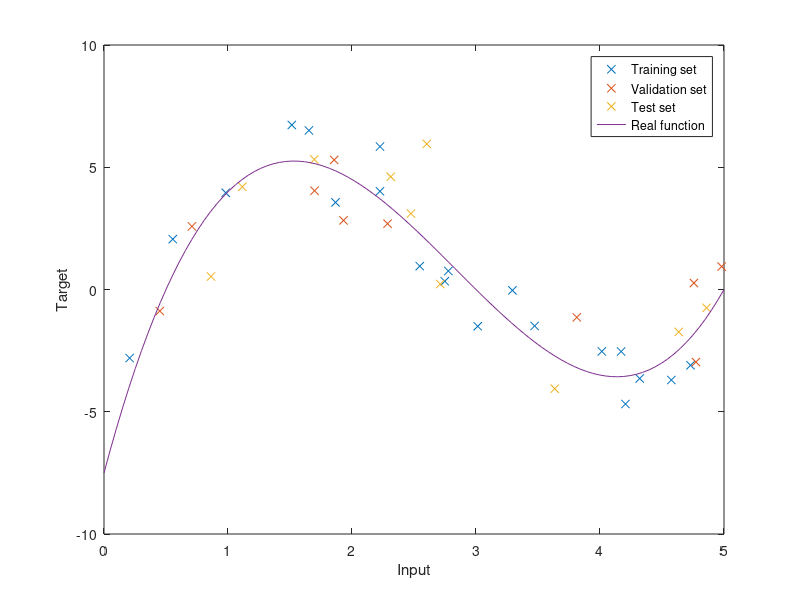

The MATLAB source for this figure: (Note: this script raises an error after producing the figure.)
clear
clc
close all

n_tot = 40;

eps = 1.5;
func = @(x)((0.5 - x) .* (5 - x) .* (x - 3));

x = 5 * rand(n_tot,1);
y = func(x) + eps * randn(n_tot,1);

%shuffling is not needed here
n_trai = 20;
n_vali = 10;
n_test = 10;

x_trai = x(1:n_trai);
y_trai = y(1:n_trai);

x_vali = x(n_trai+1:n_trai+n_vali);
y_vali = y(n_trai+1:n_trai+n_vali);

x_test = x(n_trai+n_vali+1:end);
y_test = y(n_trai+n_vali+1:end);

figure();
plot(x_trai, y_trai, 'x');
hold on;
plot(x_test, y_test, 'x');
plot(x_vali, y_vali, 'x');
plot(linspace(0,5,100), func(linspace(0,5,100)));
ylabel('Target');
xlabel('Input');
legend({'Training set' 'Validation set' 'Test set' 'Real function'});

%% Training
for order = 0:9
    lin_model{order+1} = fitlm(x_trai, y_trai, ['poly' num2str(order)]);
    y_pred = predict(lin_model{order+1}, x_trai);
    MSE(order+1) = mean((y_pred - y_trai).^2);
end

figure();
plot(MSE);
title('Only training');
xlabel('Model parameters');
ylabel('MSE');

%% Test
for order = 0:9
    y_pred = predict(lin_model{order+1}, x_test);
    MSE_test(order+1) = mean((y_pred - y_test).^2);
end

figure();
plot(MSE);
hold on;
plot(MSE_test);
legend({'Training MSE' 'Test MSE'});
title('Training and test error');
xlabel('Model parameters');
ylabel('MSE');

%% Validation
for order = 0:9
    y_pred = predict(lin_model{order+1}, x_vali);
    MSE_vali(order+1) = mean((y_pred - y_vali).^2);
end

figure()
plot(MSE);
hold on;
plot(MSE_test);
plot(MSE_vali);
[y_min, x_min] = min(MSE_vali);
plot(x_min,y_min,'x');
legend({'Training MSE' 'Test MSE' 'Validation MSE'});
xlabel('Model parameters');
ylabel('MSE');

%% Crossvalidation
tic
k_fold = 30;

x_cross = [x_trai; x_vali];
y_cross = [y_trai; y_vali];
n_cross = n_trai + n_vali;

for order = 0:9
    MSE_cross(order+1) = 0;
    % Divide data
    for kk = 1:k_fold
        ind_vali = 1 + round(n_cross * (kk - 1) / k_fold ) : ...
            round(n_cross * kk / k_fold );
        
        x_vali = x_cross(ind_vali);
        y_vali = y_cross(ind_vali);
        x_trai = x_cross; x_trai(ind_vali) = [];
        y_trai = y_cross; y_trai(ind_vali) = [];
        
        % Fit model
        model = fitlm(x_trai, y_trai, ['poly' num2str(order)]);
        y_pred = predict(model, x_vali);
        MSE_cross(order+1) = MSE_cross(order+1) + ...
            mean((y_pred - y_vali).^2);
    end
    MSE_cross(order+1) = MSE_cross(order+1) / k_fold;
    
    %predfun = @(x_t,y_t,x_v)(eval_fitlm(x_t, y_t, x_v, order));
    %mmse(order+1) = crossval('mse',x,y,'Predfun',predfun,'kfold',k_fold);
    
end
toc

figure()
h(1) = plot(MSE);
hold on;
h(2) = plot(MSE_test);
h(3) = plot(MSE_vali);
[y_min, x_min] = min(MSE_vali);
plot(x_min,y_min,'x');
h(4) = plot(MSE_cross);
[y_min, x_min] = min(MSE_cross);
plot(x_min,y_min,'x');
%h(5) = plot(mmse);
legend(h,{'Training MSE' 'Test MSE' 'Validation MSE' ...
    'Crossvalidation MSE'},'location','northwest');
xlabel('Model parameters');
ylabel('MSE');
